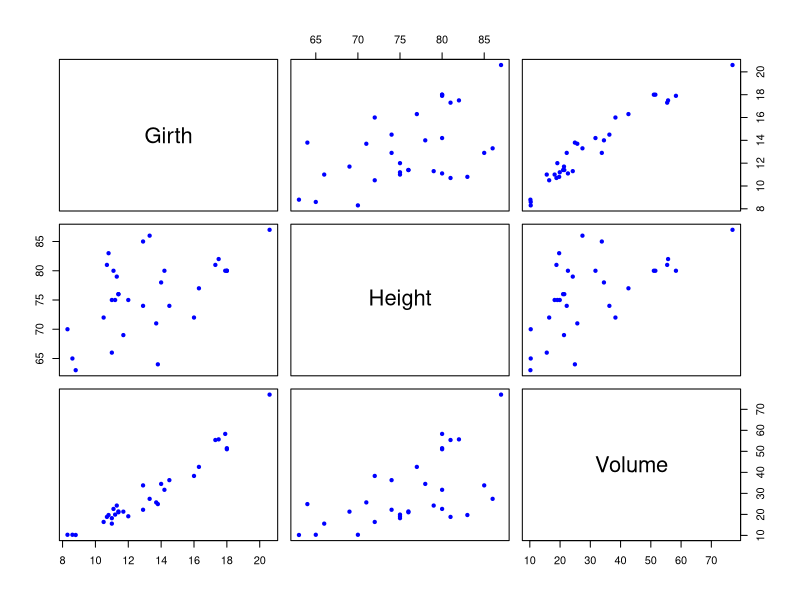
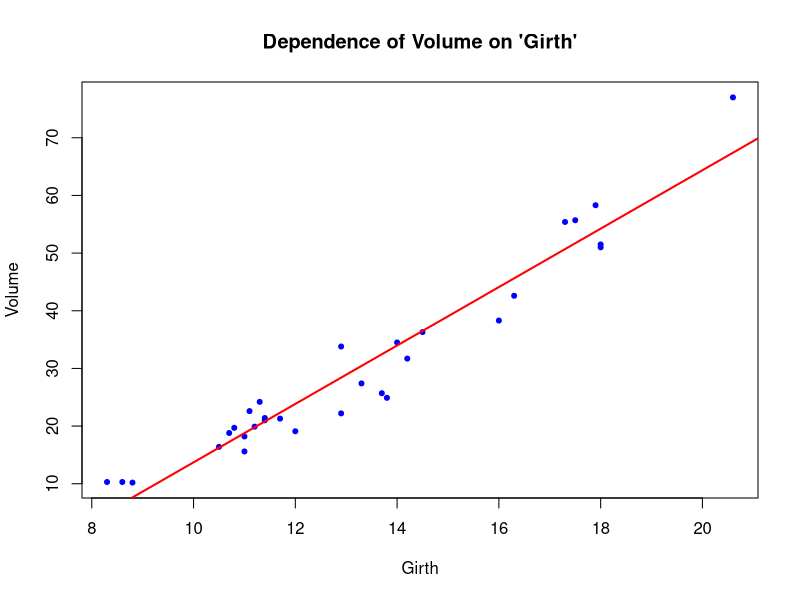
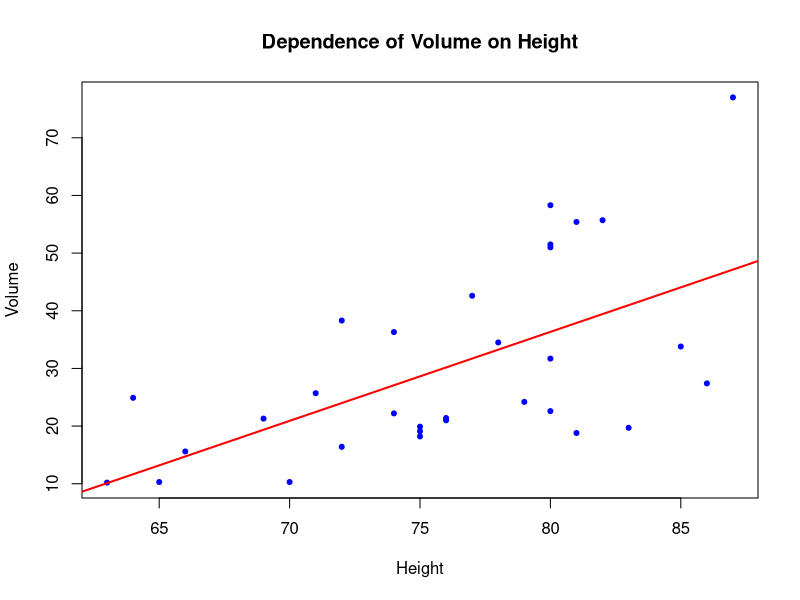

These figures' R source, in order:
## ---- chunk 1
names(trees)
dim(trees)
## ---- chunk 2
plot(trees,
     col="blue", pch=20)
## ---- chunk 3
lm.fit.g<-lm(Volume ~ Girth, data=trees)
summary(lm.fit.g)
attach(trees)
plot(Girth, Volume, 
     pch=20, col="blue",
     main="Dependence of Volume on 'Girth'")
abline(lm.fit.g, col="red", lwd=2)

lm.fit.h<-lm(Volume ~ Height, data=trees)
summary(lm.fit.h)
attach(trees)
plot(Height, Volume, 
     pch=20, col="blue",
     main="Dependence of Volume on Height")
abline(lm.fit.h, col="red", lwd=2)
## ---- chunk 4
lm.fit.m<-lm(Volume ~ Girth + Height)
summary(lm.fit.m)
## ---- chunk 5
cor(Height, Girth)
## ---- chunk 6
lm.fit.mi<-lm(Volume ~ Height*Girth)
summary(lm.fit.mi)
## ---- chunk 7
lm.fit.geom<-lm(Volume ~ 0 + I(Girth^2):Height)
summary(lm.fit.geom)
## ---- chunk 8
lm.fit.geom.h<-lm(Volume ~ I(Girth^2)*Height)
summary(lm.fit.geom.h)
